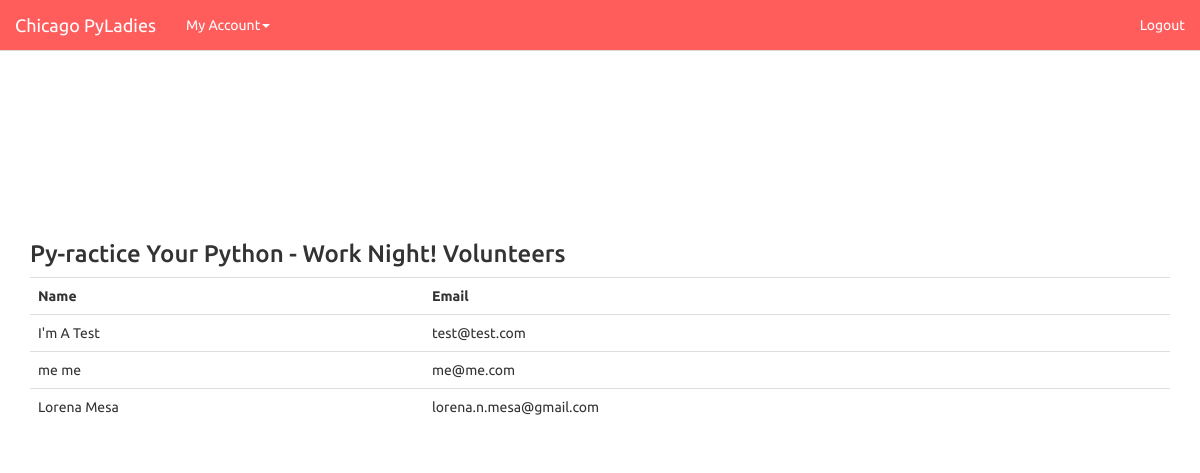
Screenshot of /220114515/volunteers (signed in) with the database file from the repository.
### app/models.py (models this page shows, shortened)
class Event(db.Model):
    __tablename__ = 'events'
    meetup_id = db.Column(db.Integer, primary_key=True, unique=True)
    name = db.Column(db.String(120))
    event_url = db.Column(db.String(80))
    start_time = db.Column(db.Integer)
    duration = db.Column(db.Integer)
    attendee_count = db.Column(db.Integer)
    def get_volunteers(self):
        sql = "SELECT * FROM volunteer_schedule WHERE meetup_id = {0}".format(self.meetup_id)
        volunteers = db.session.query(volunteer_schedule).from_statement(text(sql)).all()
        user_ids = [user_id for (user_id, meetup_id) in volunteers]
        return User.query.filter(User.id.in_(user_ids)).all()

class User(db.Model):
    __tablename__ = 'users'
    id = db.Column(db.Integer, primary_key=True)
    first_name = db.Column(db.String(80))
    last_name = db.Column(db.String(80))
    email = db.Column(db.String(120), unique=True)
    password = db.Column(db.String(15))
    events = db.relationship('Event', secondary=volunteer_schedule,
                             backref=db.backref('events'))

### app/views.py (the view)
@app.route('/<int:meetup_id>/volunteers')
def event_volunteers(meetup_id):
    if session.get('email') not in app.config['ADMINS']:
        return redirect(url_for('index'))
    event = Event.query.get(meetup_id)
    users = event.get_volunteers()
    return render_template("event_volunteer_list.html", event=event, users=users)

### app/__init__.py (called while the page is built)
@app.context_processor
def date_processor():
    def get_human_readable_date(time):
        '''
        :param time: is an epoch time string length 10
        '''
        naive = datetime.datetime.utcfromtimestamp(time)
        tz = pytz.timezone("America/Chicago")
        tzoffset = tz.utcoffset(naive)
        localized = tzoffset + naive
        return localized.strftime('%Y-%m-%d %I:%M')
    return dict(get_human_readable_date=get_human_readable_date)

@app.context_processor
def time_processor():
    def get_num_of_hours(time_in_milliseconds):
        '''
        :param time_in_milliseconds: as it sounds :-)
        :return: num_of_hours (3600000 ms per hour)
        '''
        return time_in_milliseconds / 3600000
    return dict(get_num_of_hours=get_num_of_hours)

@app.context_processor
def admin_processor():
    def is_user_admin(email):
        print email in app.config['ADMINS']
        return email in app.config['ADMINS']
    return dict(is_user_admin=is_user_admin)

### app/templates/event_volunteer_list.html (shortened to what this page needs)
<!DOCTYPE html
PUBLIC "-//W3C//DTD XHTML 1.0 Transitional//EN"
"http://www.w3.org/TR/xhtml1/DTD/xhtml1-transitional.dtd">
<html>
<head>
    <link rel="stylesheet" href ="{{ url_for('static', filename='bootstrap.css') }}" media="screen">
    <link rel="stylesheet" href = "{{ url_for('static', filename='bootswatch.css') }}">
</head>
<body>
    {% include 'navbar.html' %}
    <div class="container">
        <h3 class="schedule">{{event.name}} Volunteers</h3>
        {% if users %}
        <table class="table">
            <tr>
                <th>Name</th>
                <th>Email</th>
            </tr>
            {% for user in users %}
            <tr>
                <td>{{user.first_name}} {{user.last_name}}</td>
                <td>{{user.email}}</td>
            </tr>
            {% endfor %}
        </table>
        {% else %}
        <h3>No volunteers have registered yet.</h3>
        {% endif %}
    </div>
</body>
</html>

### app/static/bootswatch.css (style rules this page uses)
body { padding-top: 50px }
.schedule { padding-top: 15%; }

### rows the page displays
Event: name "Py-ractice Your Python - Work Night!"
User: first_name "I'm A", last_name "Test", email "test@test.com"
User: first_name "me", last_name "me", email "me@me.com"
User: first_name "Lorena", last_name "Mesa", email "lorena.n.mesa@gmail.com"
